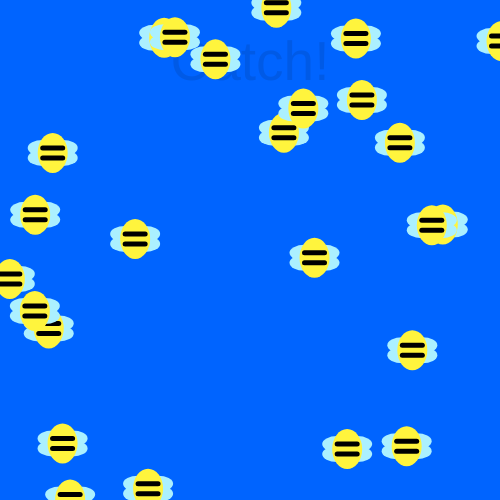
Frame 1 (no input)
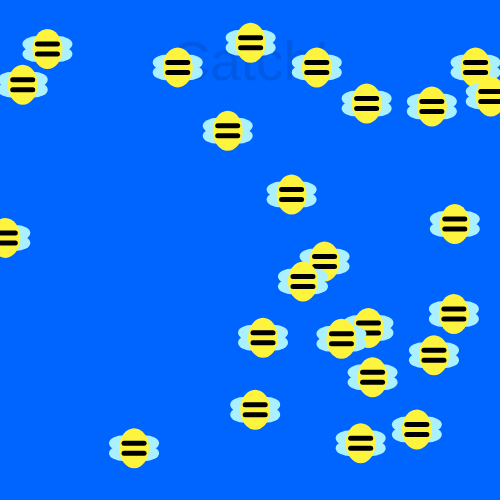
Frame 60 (no input)
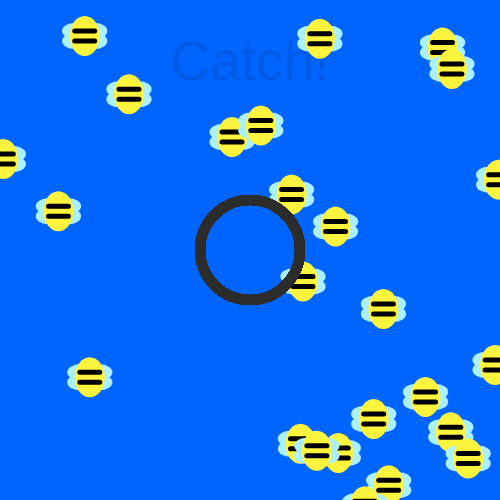
Frame 120 (the mouse pressed at the canvas centre since frame 60)

The p5.js sketch that drew these frames (run headless with seeded random() and noise() and a simulated clock; from frame 60 on, the mouse is pressed at the canvas centre):

// p5.js sketch
// ── sketch.js
//Press "c" To Play "Catch"
	//Click To Catch The Bees
//Press "f" To Play "Flowers"
	//Click To Make A Flower That The Bees Will Fly To

var bnum = 25;
var ns = 50;
var bspeed1 = 8;
var bspeed2 = 5;
var fp = 25;

{ //Boring Variables
var bw = 15;
var bees = [];

var stage;
} //Boring Variables (Not Worth Changing)

function setup() {
  createCanvas(500, 500);
  for (var i = 0; i < bnum; i++) {
    bees[i] = new bee();
  }
  
  stage = 1;
}

function draw() {
  
  if (stage == 1) {
  	background(0, 100, 255);
    
  	textAlign(CENTER);
    textSize(55);
    noStroke();
    fill(0,25);
    text('Catch!', width/2, 80);
    
    for (var k = 0; k < bnum; k++) {
  		bees[k].move();
  		bees[k].display();
  		bees[k].barrier();
  		bees[k].net();
  	}
  }
  if (stage == 2) {
 		 background(19, 178, 20);
    
     textAlign(CENTER);
     textSize(55);
     noStroke();
     fill(0,25);
     text('Flowers!', width/2, 80);
     	for (var l = 0; l < bnum; l++) {
  		bees[l].flower();
      bees[l].move();
  		bees[l].barrier();
      bees[l].display();
  
  	}
  }
  
  { //Moving Wings
  bw = bw + random(-5,5);
  if (bw > 20 || bw < 0) {
  bw = 15;
  }
  } //Moving Wings

}

function bee() {
  this.x = random(0, width);
  this.y = random(0, height);
  this.xmove = random (-bspeed2,bspeed1);
  this.ymove = random (-bspeed1,bspeed2);
  
  
  this.display = function(){
  //Wings
  ellipseMode(RADIUS);
  noStroke();
  fill(171, 240, 255);
  ellipse(this.x+10, this.y-5,bw,8);
  ellipse(this.x-10, this.y+5,bw,8);
  ellipse(this.x+10, this.y+5,bw,8);
  ellipse(this.x-10, this.y-5,bw,8);

  //Body
  fill(255, 244, 61);
  angleMode(DEGREES);
  ellipse (this.x, this.y, 15, 20);
  stroke(0);
  strokeWeight(5);
  line(this.x-10, this.y-5, this.x+10, this.y-5);
  line(this.x-10, this.y+5, this.x+10, this.y+5);
  }
  
	this.move = function() {
    this.x = this.x + this.xmove;
    this.y = this.y + this.ymove;
    
  this.barrier = function() {
  	if (this.x >= width || this.x <= 0) {
   		this.xmove = -this.xmove;
   	} else if (this.y >= height || this.y <= 0) {
   		this.ymove = -this.ymove;
   	}
  }
  
  this.net = function() {
  
    if (mouseIsPressed){
    	ellipseMode(RADIUS);
    	noFill();
    	stroke(44);
    	strokeWeight(10);
    	ellipse(mouseX, mouseY, ns, ns);
    }
    if (mouseIsPressed && this.x+20 >= mouseX-ns && this.y+20 >= mouseY-ns && mouseIsPressed && this.x-20 <= mouseX+ns && this.y-20 <= mouseY+ns) {
      this.xmove = -this.xmove;
  		this.ymove = -this.ymove;
  	} 
  
  }
  
  this.flower = function() {
  	if (mouseIsPressed){
    	ellipseMode(RADIUS);
    	noStroke();
    	//Petals
    	fill(255,0, 158);
   	  ellipse(mouseX+25, mouseY,20,20);
   		ellipse(mouseX-25, mouseY,20,20);
    	ellipse(mouseX, mouseY-25,20,20);
    	ellipse(mouseX, mouseY+25,20,20);
    	//Center
    	fill(255,245,100);
    	ellipse(mouseX, mouseY,15,15);
    }
    if (mouseIsPressed && this.x+20 >= mouseX-40 && this.y+20 >= mouseY-40 && mouseIsPressed && this.x-20 <= mouseX+40 && this.y-20 <= mouseY+40) {
      this.x = mouseX + random(-fp,fp);
      this.y = mouseY + random(-fp,fp);
  	} 
  	
  }
  
	}
  
}

function keyPressed() {
  if (key == 'c') {
    stage = 1;
  } else if (key == 'f') {
  	stage = 2;
  }
  
}
